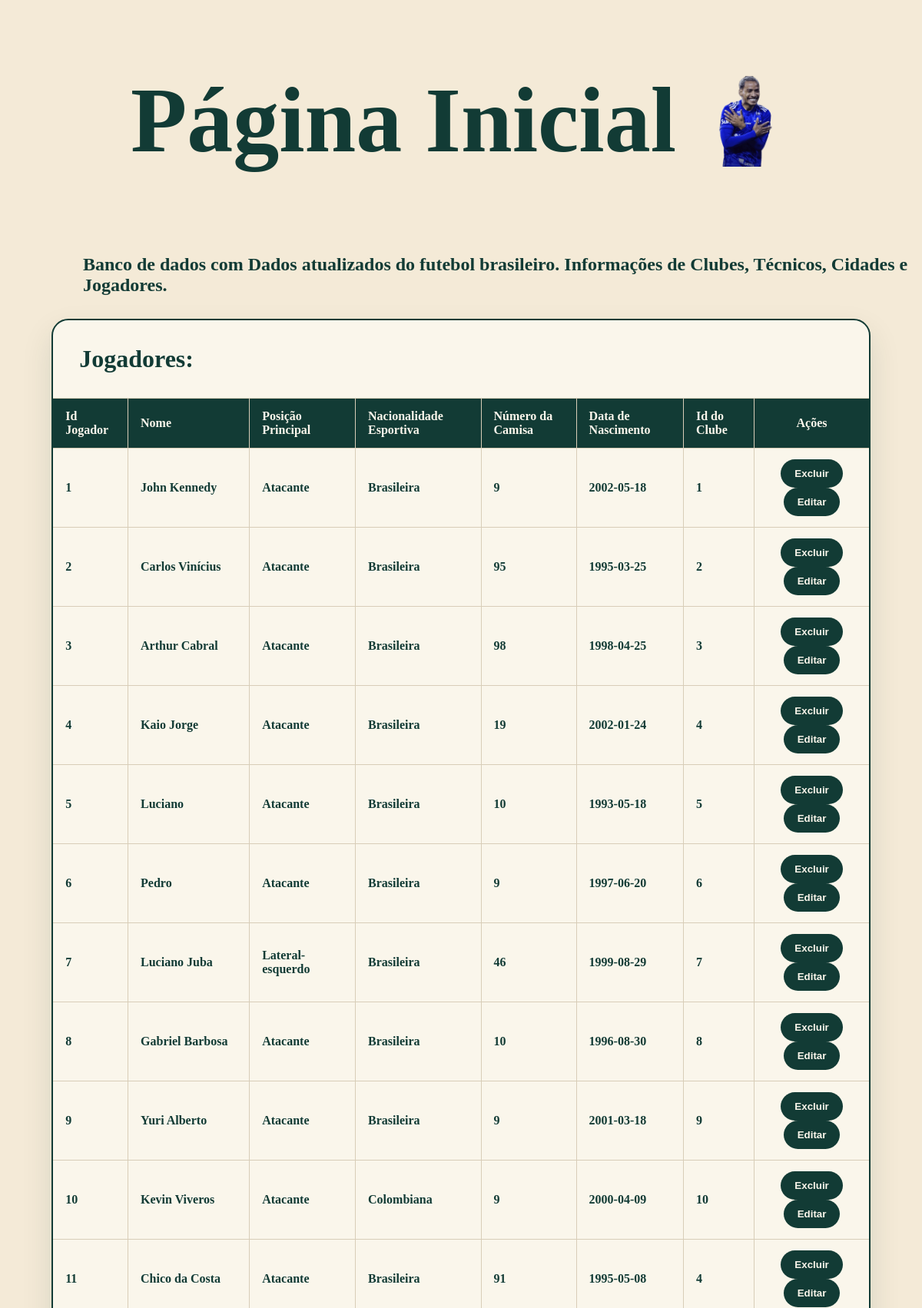
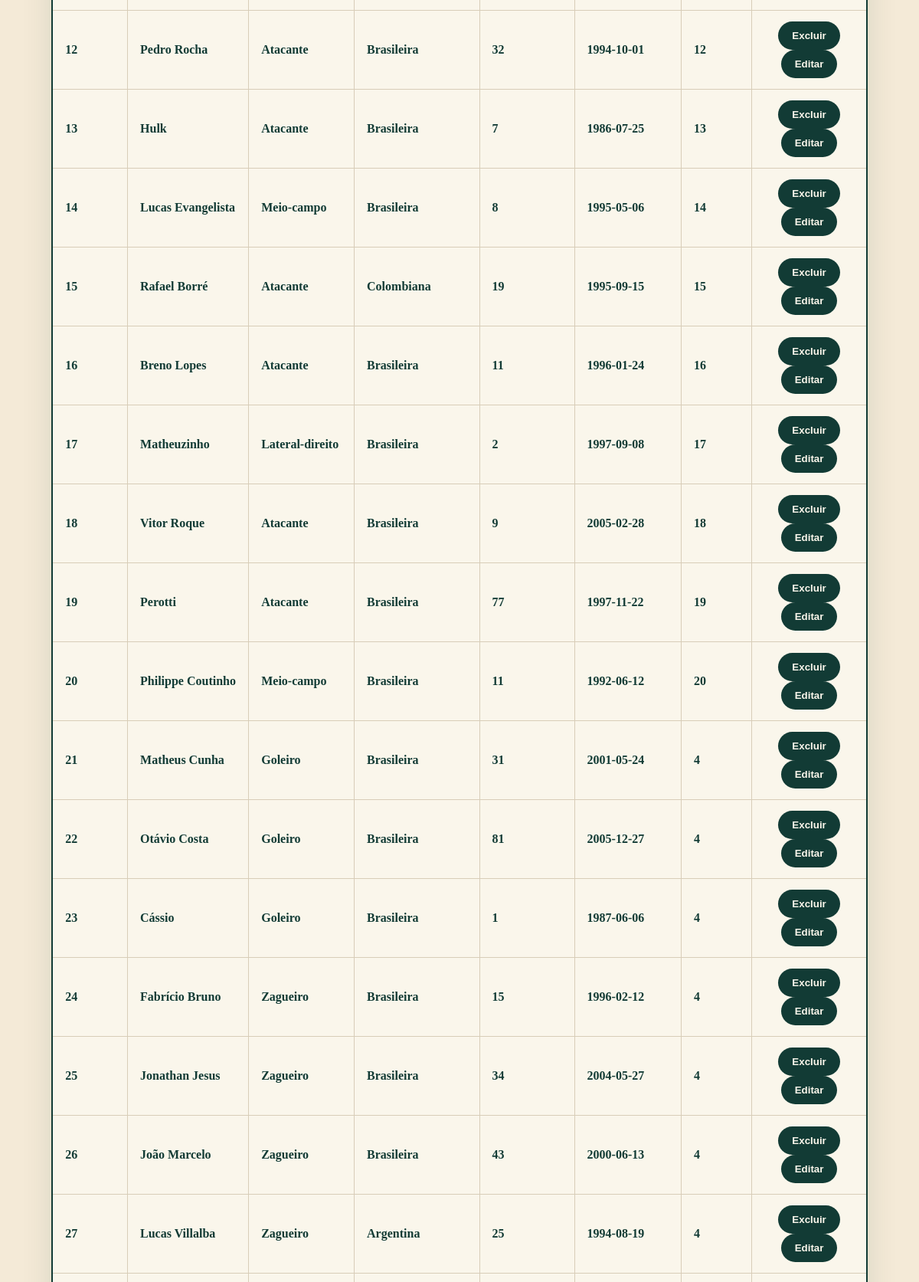
The page / (upper part) on the database its author committed (2 pictures, top to bottom).
### tables this page shows
CREATE TABLE IF NOT EXISTS Jogador (
    idJogador INT NOT NULL,
    nome VARCHAR(50) NOT NULL,
    posicaoPrincipal VARCHAR(30) NOT NULL,
    nacionalidadeEsportiva VARCHAR(30) NOT NULL,
    numeroCamisa DECIMAL(2) NULL,
    dataNascimento DATE NOT NULL,
    idClube INT NOT NULL,
    INDEX fk_Jogador_Clube1_idx (idClube ASC) VISIBLE,
    PRIMARY KEY (idJogador),
    CONSTRAINT fk_Jogador_Clube1 FOREIGN KEY (idClube) REFERENCES Clube (idClube) ON DELETE RESTRICT ON UPDATE NO ACTION
);

### index.php (the view, shortened to what this page needs)
<?php
include("config.php");
$con = mysqli_connect($host, $login, $senha, $bd);
$sqlJogador = "SELECT * FROM jogador ORDER BY idJogador";
$tabelaJogador = mysqli_query($con, $sqlJogador);
?>
<html>
    <head>
    </head>
    <body>
        <div id="cabecalho-titulo">
            <h1 id="titulo" >Página Inicial</h1>
            <img src="logo.png" alt="Logo Central do Futebol" id="imagem-titulo" >
        </div>
        <p id="descricao"> Banco de dados com Dados atualizados do futebol brasileiro. Informações de Clubes, Técnicos, Cidades e Jogadores.</p>
        <form name="form1"  method="POST" action="adicionarJogador.php">
            <table cellspacing="0" align="center" class="tabela">
            <tr><td colspan="8"><h2 id="subtitulo"> Jogadores: </h2></td></tr>
            <?php
            if(mysqli_num_rows($tabelaJogador) == 0){
            ?>
                <tr id="nenhumJogador"><td align="center"> Nenhum jogador encontrado. </td></tr>
                <tr id="adicionarJogador"><td align="center"><input type="button" value="Adicionar Jogador"> </td></tr>
            <?php
            }else{
            ?>
                <tr id="dadosJogadores" bgcolor="grey">
                    <td id="colunaID" align="left"> Id Jogador </td>
                    <td id="colunaNome" align="left"> Nome </td>
                    <td id="colunaNacionalidade" align="left"> Posição Principal </td>
                    <td id="colunaIdade" align="left"> Nacionalidade Esportiva </td>
                    <td id="colunaPosicao" align="left"> Número da Camisa </td>
                    <td id="colunaClube" align="left"> Data de Nascimento </td>
                    <td id="colunaValorMercado" align="left"> Id do Clube </td>
                    <td align="center"> Ações </td>
                </tr>
                <?php
                while($dadosJogador = mysqli_fetch_row($tabelaJogador)){
                ?>
                    <tr id="dadosJogadores">
                        <td id="colunaID" align="left"><?php echo $dadosJogador[0]; ?></td>
                        <td id="colunaNome" align="left"><?php echo $dadosJogador[1]; ?></td>
                        <td id="colunaNacionalidade" align="left"><?php echo $dadosJogador[2]; ?></td>
                        <td id="colunaIdade" align="left"><?php echo $dadosJogador[3]; ?></td>
                        <td id="colunaPosicao" align="left"><?php echo $dadosJogador[4]; ?></td>
                        <td id="colunaClube" align="left"><?php echo $dadosJogador[5]; ?></td>
                        <td id="colunaValorMercado" align="left"><?php echo $dadosJogador[6]; ?></td>
                        <td align="center">
                            <input type="button" value="Excluir" onclick="location.href='excluirJogador.php?codigo=<?php echo $dadosJogador[0]; ?>'">
                            <input type="button" value="Editar" onclick="location.href='adicionarJogador.php?codigo=<?php echo $dadosJogador[0]; ?>'">
                        </td>
                    </tr>
                <?php
                }
            }
            ?>
            </table>
        </form>
        <br>
        <br>
        <br>
    </body>
</html>

### index.php (style rules this page uses)
body { background-color: #F4EAD7; }
#titulo { color: #123B35; font-weight: bold; font-size: 120px; }
#cabecalho-titulo { display: flex; align-items: center; justify-content: center; gap: 30px; flex-wrap: wrap; margin-bottom: 20px; }
#imagem-titulo { width: 120px; height: 120px; object-fit: contain; }
#descricao { color: #123B35; font-weight: bold; font-size: 24px; padding-left: 100px; }
.tabela { width: 90%; margin: 30px auto; border-collapse: separate; border-spacing: 0; background-color: #FAF6EB; border: 2px solid #123B35; border-radius: 22px; overflow: hidden; box-shadow: 0 18px 40px rgba(18, 59, 53, 0.12); }
.tabela td, .tabela th { padding: 14px 16px; border-bottom: 1px solid #D8CDB8; border-right: 1px solid #D8CDB8; color: #123B35; font-weight: 600; }
.tabela td:last-child, .tabela th:last-child { border-right: none; }
.tabela h2 { margin: 0; padding: 18px; color: #123B35; font-size: 32px; }
.tabela tr[bgcolor="grey"] td { background-color: #123B35; color: #FAF6EB; font-weight: bold; }
input[type="button"], input[type="submit"] { background-color: #123B35; color: #FAF6EB; padding: 11px 18px; border: none; border-radius: 999px; cursor: pointer; font-weight: bold; transition: 0.2s; }

### rows shown on the page
jogador: idJogador "1", nome "John Kennedy", posicaoPrincipal "Atacante", nacionalidadeEsportiva "Brasileira", numeroCamisa "9", dataNascimento "2002-05-18", idClube "1"
jogador: idJogador "2", nome "Carlos Vinícius", posicaoPrincipal "Atacante", nacionalidadeEsportiva "Brasileira", numeroCamisa "95", dataNascimento "1995-03-25", idClube "2"
jogador: idJogador "3", nome "Arthur Cabral", posicaoPrincipal "Atacante", nacionalidadeEsportiva "Brasileira", numeroCamisa "98", dataNascimento "1998-04-25", idClube "3"
jogador: idJogador "4", nome "Kaio Jorge", posicaoPrincipal "Atacante", nacionalidadeEsportiva "Brasileira", numeroCamisa "19", dataNascimento "2002-01-24", idClube "4"
jogador: idJogador "5", nome "Luciano", posicaoPrincipal "Atacante", nacionalidadeEsportiva "Brasileira", numeroCamisa "10", dataNascimento "1993-05-18", idClube "5"
jogador: idJogador "6", nome "Pedro", posicaoPrincipal "Atacante", nacionalidadeEsportiva "Brasileira", numeroCamisa "9", dataNascimento "1997-06-20", idClube "6"
jogador: idJogador "7", nome "Luciano Juba", posicaoPrincipal "Lateral-esquerdo", nacionalidadeEsportiva "Brasileira", numeroCamisa "46", dataNascimento "1999-08-29", idClube "7"
jogador: idJogador "8", nome "Gabriel Barbosa", posicaoPrincipal "Atacante", nacionalidadeEsportiva "Brasileira", numeroCamisa "10", dataNascimento "1996-08-30", idClube "8"
jogador: idJogador "9", nome "Yuri Alberto", posicaoPrincipal "Atacante", nacionalidadeEsportiva "Brasileira", numeroCamisa "9", dataNascimento "2001-03-18", idClube "9"
jogador: idJogador "10", nome "Kevin Viveros", posicaoPrincipal "Atacante", nacionalidadeEsportiva "Colombiana", numeroCamisa "9", dataNascimento "2000-04-09", idClube "10"
jogador: idJogador "11", nome "Chico da Costa", posicaoPrincipal "Atacante", nacionalidadeEsportiva "Brasileira", numeroCamisa "91", dataNascimento "1995-05-08", idClube "4"
jogador: idJogador "12", nome "Pedro Rocha", posicaoPrincipal "Atacante", nacionalidadeEsportiva "Brasileira", numeroCamisa "32", dataNascimento "1994-10-01", idClube "12"
jogador: idJogador "13", nome "Hulk", posicaoPrincipal "Atacante", nacionalidadeEsportiva "Brasileira", numeroCamisa "7", dataNascimento "1986-07-25", idClube "13"
jogador: idJogador "14", nome "Lucas Evangelista", posicaoPrincipal "Meio-campo", nacionalidadeEsportiva "Brasileira", numeroCamisa "8", dataNascimento "1995-05-06", idClube "14"
jogador: idJogador "15", nome "Rafael Borré", posicaoPrincipal "Atacante", nacionalidadeEsportiva "Colombiana", numeroCamisa "19", dataNascimento "1995-09-15", idClube "15"
jogador: idJogador "16", nome "Breno Lopes", posicaoPrincipal "Atacante", nacionalidadeEsportiva "Brasileira", numeroCamisa "11", dataNascimento "1996-01-24", idClube "16"
jogador: idJogador "17", nome "Matheuzinho", posicaoPrincipal "Lateral-direito", nacionalidadeEsportiva "Brasileira", numeroCamisa "2", dataNascimento "1997-09-08", idClube "17"
jogador: idJogador "18", nome "Vitor Roque", posicaoPrincipal "Atacante", nacionalidadeEsportiva "Brasileira", numeroCamisa "9", dataNascimento "2005-02-28", idClube "18"
jogador: idJogador "19", nome "Perotti", posicaoPrincipal "Atacante", nacionalidadeEsportiva "Brasileira", numeroCamisa "77", dataNascimento "1997-11-22", idClube "19"
jogador: idJogador "20", nome "Philippe Coutinho", posicaoPrincipal "Meio-campo", nacionalidadeEsportiva "Brasileira", numeroCamisa "11", dataNascimento "1992-06-12", idClube "20"
jogador: idJogador "21", nome "Matheus Cunha", posicaoPrincipal "Goleiro", nacionalidadeEsportiva "Brasileira", numeroCamisa "31", dataNascimento "2001-05-24", idClube "4"
jogador: idJogador "22", nome "Otávio Costa", posicaoPrincipal "Goleiro", nacionalidadeEsportiva "Brasileira", numeroCamisa "81", dataNascimento "2005-12-27", idClube "4"
jogador: idJogador "23", nome "Cássio", posicaoPrincipal "Goleiro", nacionalidadeEsportiva "Brasileira", numeroCamisa "1", dataNascimento "1987-06-06", idClube "4"
jogador: idJogador "24", nome "Fabrício Bruno", posicaoPrincipal "Zagueiro", nacionalidadeEsportiva "Brasileira", numeroCamisa "15", dataNascimento "1996-02-12", idClube "4"
jogador: idJogador "25", nome "Jonathan Jesus", posicaoPrincipal "Zagueiro", nacionalidadeEsportiva "Brasileira", numeroCamisa "34", dataNascimento "2004-05-27", idClube "4"
jogador: idJogador "26", nome "João Marcelo", posicaoPrincipal "Zagueiro", nacionalidadeEsportiva "Brasileira", numeroCamisa "43", dataNascimento "2000-06-13", idClube "4"
jogador: idJogador "27", nome "Lucas Villalba", posicaoPrincipal "Zagueiro", nacionalidadeEsportiva "Argentina", numeroCamisa "25", dataNascimento "1994-08-19", idClube "4"
